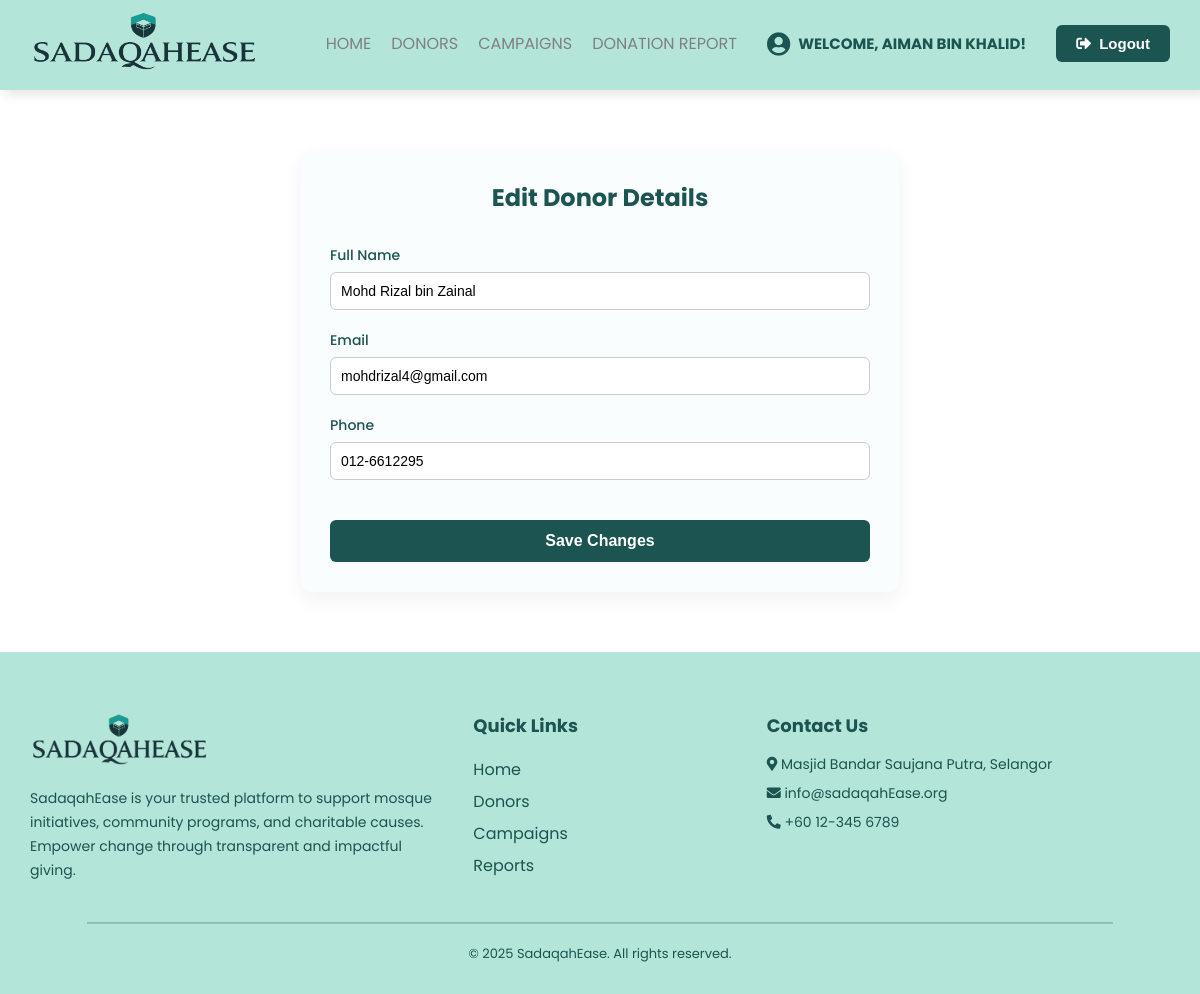
The page /edit-donor/DN70F89D/ (signed in) on the database its author committed.
### SadaqahEase/models.py (models this page shows, shortened)
class Admin(models.Model):
    adminid = models.CharField(max_length=6, primary_key=True)
    name = models.CharField(max_length=100)
    email = models.EmailField()
    password = models.CharField(max_length=100)

class Donor(models.Model):
    donorid = models.CharField(max_length=8, primary_key=True, editable=False)
    fullname = models.CharField(max_length=100)
    phone = models.CharField(max_length=15)
    email = models.EmailField()
    username = models.CharField(max_length=50, unique=True)
    password = models.CharField(max_length=100)
    gender = models.CharField(max_length=10, choices=[('Male', 'Male'), ('Female', 'Female')])
    dob = models.DateField()
    created_at = models.DateTimeField(default=timezone.now)

### SadaqahEase/views.py (the view, shortened to what this page needs)
# urls.py: path('edit-donor/<str:donorid>/', views.edit_donor, name='edit_donor'),
def edit_donor(request, donorid):
    admin_id = request.session.get('admin_id')
    if not admin_id:
        return redirect('admin_login')
    admin = get_object_or_404(Admin, adminid=admin_id)  # ✅ Add this line
    donor = get_object_or_404(Donor, donorid=donorid)
    return render(request, 'editdonor.html', {
        'donor': donor,
        'admin': admin,
    })

### SadaqahEase/templates/editdonor.html (shortened to what this page needs)
{% load static %}
<!DOCTYPE html>
<html lang="en">
<head>
  <link rel="stylesheet" href="https://cdnjs.cloudflare.com/ajax/libs/font-awesome/5.14.0/css/all.min.css"/>
</head>
<body>
<header>
  <div class="content flex_space">
    <div class="logo">
      <img src="{% static 'Sadaqahlogo.png' %}" alt="SadaqahEase Logo"/>
    </div>
    <div class="navbar">
      <ul id="menulist">
<li><a href="{% url 'admin_mainpage' %}">Home</a></li>
        <li><a href="{% url 'manage_donors' %}">Donors</a></li>
        <li><a href="{% url 'admin_manage_campaigns' %}">Campaigns</a></li>
        <li><a href="{% url 'report_donation_view' %}">Donation Report</a></li>
        <li>
          <div class="welcome-message">
            <i class="fas fa-user-circle"></i>
            Welcome, {{ admin.name }}!
          </div>
        </li>
        <li>
          <form method="post" action="{% url 'logout' %}">
            <button type="submit" class="primary_btn">
              <i class="fas fa-sign-out-alt"></i> Logout
            </button>
          </form>
        </li>
      </ul>
    </div>
  </div>
</header>
<div class="edit-container">
  <h1>Edit Donor Details</h1>
  <form method="post" class="edit-form">
    <label for="fullname">Full Name</label>
    <input type="text" name="fullname" value="{{ donor.fullname }}" required>
    <label for="email">Email</label>
    <input type="email" name="email" value="{{ donor.email }}" required>
    <label for="phone">Phone</label>
    <input type="text" name="phone" value="{{ donor.phone }}" required>
    <div class="form-submit">
      <button type="submit" class="primary_btn">Save Changes</button>
    </div>
  </form>
</div>
<footer  id="contact-section" style="background: rgb(179, 229, 216); color: #1c5451; padding: 60px 30px 30px;">
  <div style="display: flex; flex-wrap: wrap; justify-content: space-between; align-items: flex-start; gap: 40px; max-width: 1200px; margin: auto;">
    <div style="flex: 1 1 300px;">
      <img src="{% static 'Sadaqahlogo.png' %}" alt="SadaqahEase Logo" style="width: 180px; margin-bottom: 15px;">
      <p style="line-height: 1.7; font-size: 14px; color: #1c5451;">
        SadaqahEase is your trusted platform to support mosque initiatives, community programs, and charitable causes.
        Empower change through transparent and impactful giving.
      </p>
    </div>
    <div style="flex: 1 1 150px;">
      <h3 style="margin-bottom: 15px; font-size: 18px; color: #1c5451;">Quick Links</h3>
      <ul style="list-style: none; padding: 0; line-height: 2;">
        <li><a href="{% url 'admin_mainpage' %}"style="color: #1c5451; text-decoration: none;">Home</a></li>
        <li><a href="{% url 'manage_donors' %}"style="color: #1c5451; text-decoration: none;">Donors</a></li>
        <li><a href="{% url 'admin_manage_campaigns' %}"style="color: #1c5451; text-decoration: none;">Campaigns</a></li>
        <li><a href="{% url 'report_donation_view' %}"style="color: #1c5451; text-decoration: none;">Reports</a></li>
      </ul>
    </div>
    <div style="flex: 1 1 300px;">
      <h3 style="margin-bottom: 15px; font-size: 18px; color: #1c5451;">Contact Us</h3>
      <p style="font-size: 14px; margin-bottom: 8px;"><i class="fas fa-map-marker-alt"></i> Masjid Bandar Saujana Putra, Selangor</p>
      <p style="font-size: 14px; margin-bottom: 8px;"><i class="fas fa-envelope"></i> info@sadaqahEase.org</p>
      <p style="font-size: 14px;"><i class="fas fa-phone-alt"></i> +60 12-345 6789</p>
    </div>
  </div>
  <hr style="margin: 40px auto 20px; border-color: rgba(28, 84, 81, 0.2); width: 90%;">
  <p style="text-align: center; font-size: 13px; color: #1c5451;">&copy; 2025 SadaqahEase. All rights reserved.</p>
</footer>
</body>
</html>

### SadaqahEase/templates/editdonor.html (style rules this page uses)
* { padding: 0; margin: 0; box-sizing: border-box; }
body { font-family: "Poppins", sans-serif; background-color: #fff; }
header a { text-decoration: none; }
li { list-style: none; }
.flex_space { display: flex; justify-content: space-between; align-items: center; }
button { border: none; background: none; transition: 0.5s; cursor: pointer; }
.primary_btn { padding: 10px 20px; background: #1c5451; font-weight: bold; color: white; border-radius: 6px; display: flex; align-items: center; justify-content: center; font-size: 15px; gap: 8px; }
.welcome-message { display: flex; align-items: center; gap: 8px; color: #1c5451; font-weight: bold; font-size: 15px; padding: 10px; }
.welcome-message i { font-size: 24px; transition: transform 0.3s ease, color 0.3s ease; }
header { height: 90px; padding: 0 20px; position: sticky; top: 0; z-index: 1000; background: rgb(179, 229, 216); box-shadow: 5px 5px 10px rgba(0, 0, 0, 0.1); }
header img { padding: 10px; width: 250px; height: 80px; }
header ul { display: flex; align-items: center; }
header ul li { margin: 0 10px; text-transform: uppercase; }
header ul li a { color: grey; transition: 0.3s; }
.edit-container { max-width: 600px; margin: 60px auto; padding: 30px; background: #f9fdfd; border-radius: 12px; box-shadow: 0 8px 20px rgba(0, 0, 0, 0.05); }
.edit-container h1 { text-align: center; color: #1c5451; margin-bottom: 30px; font-size: 24px; }
.edit-form label { font-weight: 500; color: #1c5451; font-size: 14px; display: block; margin-bottom: 6px; }
.edit-form input { width: 100%; padding: 10px; border-radius: 6px; border: 1px solid #ccc; font-size: 14px; margin-bottom: 20px; background-color: #fff; }
.form-submit { display: flex; justify-content: center; margin-top: 20px; }
.form-submit button { padding: 12px 40px; font-size: 16px; font-weight: bold; background-color: #1c5451; color: white; border-radius: 6px; transition: background-color 0.3s ease, transform 0.2s ease; width: 550px; margin: 0 auto; }

### rows shown on the page
Admin: name "AIMAN BIN KHALID"
Donor: fullname "Mohd Rizal bin Zainal", email "mohdrizal4@gmail.com", phone "012-6612295"
